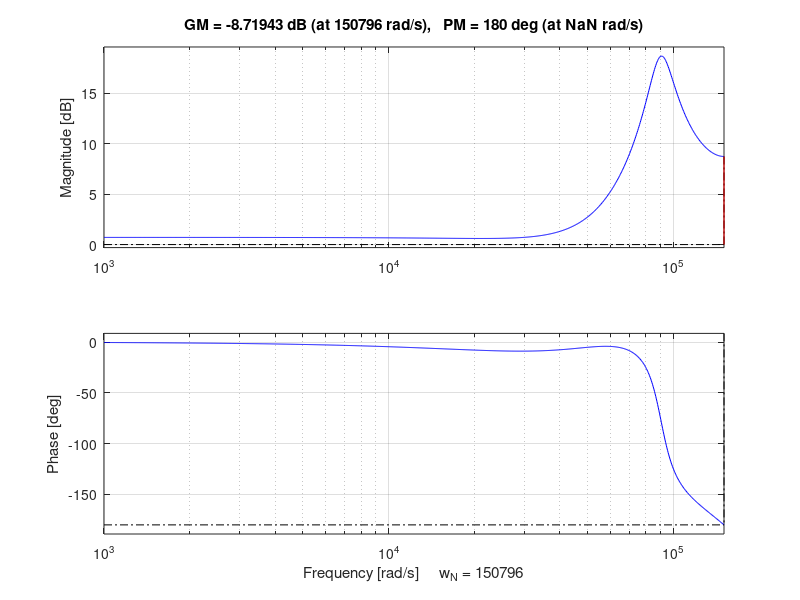
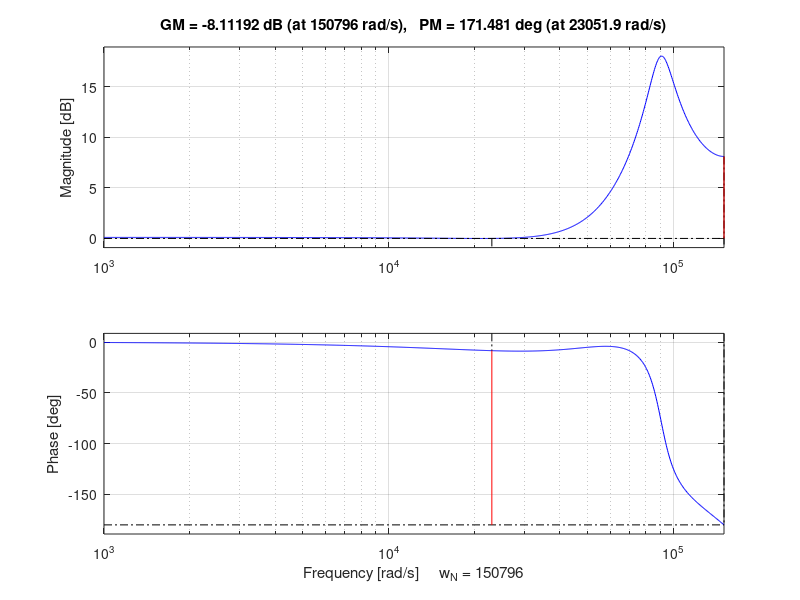
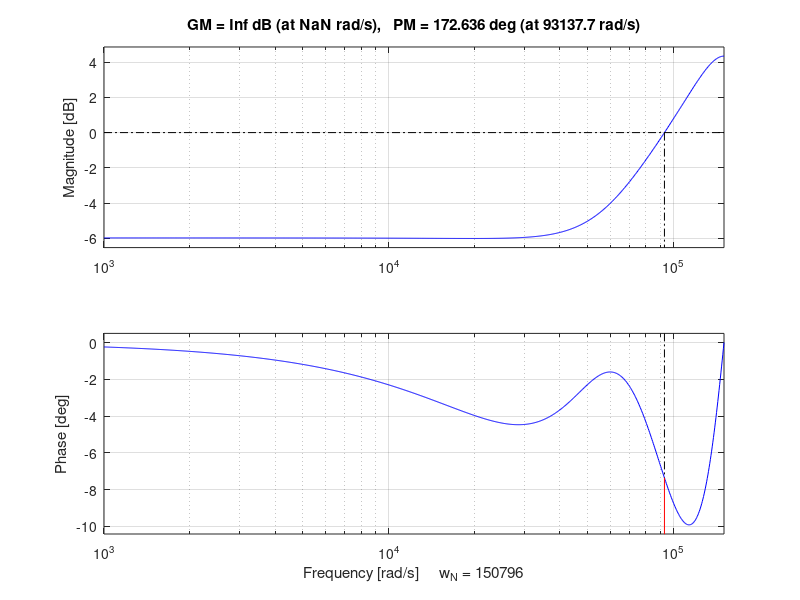

Recreate these plots in MATLAB, in order. (Note: this script raises an error after producing the figures.)
clear, close all, clc;

%% Plant Continuous
% Components
Lc = 90.375*10^-6;
Lc = 5.21618129598826e-06; % Worst-case at high current
Lg = 12*10^-6;
Cc = 30*10^-6;
Rcc = 1e-3;
Rlc = 5e-3;
Rlg = 3e-3;

% Timings
fsw = 24000;
Ts = 1/(2*fsw);
Td = 0.75*1/fsw;
fres = 1/(2*pi)*sqrt((Lg+Lc)/(Lg*Lc*Cc));

% Fundamental
fo = 50; % [Hz]

% Maximum load for current controller (150% of nominal load)
Zo = 0.9136;

% Transfer functions
Gil_num = [Cc*Lg Cc*(Rlg+Rcc+Zo) 1];
Gil_den = [Cc*Lg*Lc ...
           Cc*(Lg*(Rcc+Rlc)+Lc*(Rlg+Rcc+Zo)) ...
           Lg+Lc+Cc*Rcc*(Rlg+Zo)+Cc*Rlc*(Rlg+Rcc+Zo) ...
           Rlc + Rlg + Zo];
Gil = tf(Gil_num, Gil_den);

% For testing of MATLAB accuracy
s = tf('s');
z = tf('z', Ts);
G1 = 1/(s*Lc+Rlc);
G2 = 1/(s*Cc) + Rcc;
G3 = 1/(s*Lg+Rlg+Zo);
G23 = feedback(G2,G3,-1);
G23_cl_z = c2d(feedback(G2,G3,-1),Ts,'zoh');


%% Proportional Current Controller Discrete Design
omega_c_i = 0.125*fsw*2*pi;

% Inner loop without control
Gic_no_control_z = c2d(Gil,Ts,'zoh');
figure(1)
[mag, phase] = bode(Gic_no_control_z,omega_c_i);
margin(Gic_no_control_z)

% Inner loop with control, open loop
Kc = 1/mag;
Gic_z = series(Kc,Gic_no_control_z);

figure(2)
[mag, phase] = bode(Gic_z,omega_c_i);
PM_i_z = 180+phase-omega_c_i*Td*180/pi
margin(Gic_z)

% Inner loop with control, closed-loop
Gic_cl_z = feedback(Gic_z,1);
figure(3)
margin(Gic_cl_z)
omega_i_cl_z = bandwidth(Gic_cl_z)

% x = 1;
% for Kc = 0.1:0.1:5
%     Gic_z = series(Kc,Gic_no_control_z);
%     Gic_cl_z = feedback(Gic_z,1);
%     omega_i_cl_z(x) = bandwidth(Gic_cl_z);
%     x = x + 1;
% end
%Kc = [0.1:0.1:5];
%plot(Kc,omega_i_cl_z)
Kc = 0.2;

%% Proportional-Integrator Current Controller Discrete Design
omega_c_i = 0.15*fsw*2*pi;

% Inner loop without control
Gic_no_control_z = c2d(Gil,Ts,'zoh');
figure(1)
[mag, phase] = bode(Gic_no_control_z,omega_c_i);
margin(Gic_no_control_z)

% Inner loop with P control, open loop
Kc = 1/mag;
Gic_p_control_z = series(Kc,Gic_no_control_z);
%figure(20)
%margin(Gic_p_control_z)

% Inner loop with PI control, open loop
Ki = omega_c_i/4;
G_pi_z = Kc + Ki*Ts/(1-z^-1)
Gic_z = series(G_pi_z,Gic_no_control_z);

[mag, phase] = bode(Gic_z,omega_c_i);
Kc = Kc/mag;
G_pi_z = Kc + Ki*Ts/(1-z^-1)
Gic_z = series(G_pi_z,Gic_no_control_z);

figure(2)
[mag, phase] = bode(Gic_z,omega_c_i);
PM_i_z = 180+phase-omega_c_i*Td*180/pi
margin(Gic_z)

% Inner loop with control, closed-loop
Gic_cl_z = feedback(Gic_z,1);
figure(3)
margin(Gic_cl_z)
omega_i_cl_z = bandwidth(Gic_cl_z)

%% Proportional-Resonant Voltage Controller Discrete Design
omega_c_o = fo*20*2*pi;

% Outer loop without control
Go_no_control_z = series(Gic_cl_z,G23_cl_z);

figure(4)
[mag, phase] = bode(Go_no_control_z,omega_c_o);
margin(Go_no_control_z)

% Determining Kp
Kp = 1/mag;
Gov_p_control_z = Go_no_control_z*Kp;
figure(5)
[Gm_temp, Pm_temp] = margin(Gov_p_control_z);

Kp = Kp*Gm_temp;
Gov_p_control_z = Go_no_control_z*Kp;
margin(Gov_p_control_z)

% Determining Kr
Kr = omega_c_o/10;

% Outer loop with control, open loop
% PR controller values
omega_o = fo*2*pi; % Resonant frequency
omega_w = 0.1*2*pi; % Bandpass filter width (lower mostly better)
G_pr_r_z = (4*Kr*Ts*omega_w*(1-z^-2))/(Ts^2*omega_o^2+4*Ts*omega_w+ ...
            4+z^-1*(2*Ts^2*omega_o^2-8)+z^-2*(Ts^2*omega_o^2-4*Ts*omega_w+4));
G_ov_control_z = series(Go_no_control_z,(Kp+G_pr_r_z));
[mag, phase] = bode(G_ov_control_z,omega_c_o);
PM_o_z = 180+phase-omega_c_o*Td*180/pi;
figure(6)
margin(G_ov_control_z)

% Outer loop with control, closed-loop
G_ov_cl_z = feedback(G_ov_control_z,1);
figure(7)
margin(G_ov_cl_z)
omega_o_cl_z = bandwidth(G_ov_cl_z)

% PR + HC test
%G_pr = Kp + (4*Kr*Ts*omega_w*(1-z^-2))/(Ts^2*omega_o^2+4*Ts*omega_w+4+z^-1*(2*Ts^2*omega_o^2-8)+z^-2*(Ts^2*omega_o^2-4*Ts*omega_w+4));
%figure(8)
%bodeplot(G_pr)

% x = 1;
% for Kp = 0.01:0.01:0.5
%     G_ov_control_z = series(Go_no_control_z,(Kp+(4*Kr*Ts*omega_w*(1-z^-2))/(Ts^2*omega_o^2+4*Ts*omega_w+ ...
%                                   4+z^-1*(2*Ts^2*omega_o^2-8)+z^-2*(Ts^2*omega_o^2-4*Ts*omega_w+4))));
%     G_ov_cl_z = feedback(G_ov_control_z,1);
%     omega_o_cl_z(x) = bandwidth(G_ov_cl_z);
%     x = x + 1;
% end
% Kp = [0.01:0.01:0.5];
% plot(Kp,omega_o_cl_z)
% Kp = 0.03; % (For 20fo) % Kp = 0.08; % (For 10fo)

%% Stability test when using non-linear inductor

x = 1;
for iL = 0:5:500
    Lc_nonlin(x) = 26^2*(4*pi*10^-7*26*2*2.94e-04)/(0.1437*(1+2.27e-05*(0.0125663706*(iL*26)/(0.1437))^1.9167));
    
    % Inner loop
    Gil_num = [Cc*Lg Cc*(Rlg+Rcc+Zo) 1];
    Gil_den = [Cc*Lg*Lc_nonlin(x) ...
               Cc*(Lg*(Rcc+Rlc)+Lc_nonlin(x)*(Rlg+Rcc+Zo)) ...
               Lg+Lc_nonlin(x)+Cc*Rcc*(Rlg+Zo)+Cc*Rlc*(Rlg+Rcc+Zo) ...
               Rlc + Rlg + Zo];
    Gil = tf(Gil_num, Gil_den);

    Gic_no_control_z = c2d(Gil,Ts,'zoh');
    Gic_z = series(Kc,Gic_no_control_z);
    [Gm_c(x), Pm_c(x), omega_cg_c, omega_cp_c] = margin(Gic_z);
    Pm_c(x) = Pm_c(x) - omega_c_i*Td*180/pi;

    % Outer loop
    Gic_cl_z = feedback(Gic_z,1);
    Go_no_control_z = Gic_cl_z*G23_cl_z;
    G_ov_control_z = series(Go_no_control_z,(Kp+(4*Kr*Ts*omega_w*(1-z^-2))/(Ts^2*omega_o^2+4*Ts*omega_w+ ...
                                  4+z^-1*(2*Ts^2*omega_o^2-8)+z^-2*(Ts^2*omega_o^2-4*Ts*omega_w+4))));
    [Gm_v(x), Pm_v(x), omega_cg_v, omega_cp_v] = margin(G_ov_control_z);
    Pm_v(x) = Pm_v(x) - omega_c_o*Td*180/pi;

    %fres_vec(x) = 1/(2*pi)*sqrt((Lg+Lc_nonlin(x))/(Lg*Lc_nonlin(x)*Cc));

    x = x+1;

    if mod(x,20) == 0
        figure(12)
        hold on
        bode(Gic_z)
        figure(13)
        hold on
        bode(G_ov_control_z)
        figure(14)
        hold on
        bode(Gil)
    end
end
iL = [0:5:500];
figure(10)
plot(iL,Pm_c,'LineWidth',4)
set(gca, 'FontSize', 18)
grid('on');
title('Current versus phase margin for current controller', 'FontSize', 26);
xlabel('Current [A]', 'FontSize', 22);
ylabel('Phase Margin [\circ]', 'FontSize', 22);

figure(11)
plot(iL,Pm_v,'LineWidth',4)
set(gca, 'FontSize', 18)
grid('on');
title('Current versus phase margin for voltage controller', 'FontSize', 26);
xlabel('Current [A]', 'FontSize', 22);
ylabel('Phase Margin [\circ]', 'FontSize', 22);

%figure(17)
%plot(iL,fres_vec)


% for x = 1:100
%     Lc(x) = (90.375*10^-6)-(90.375*10^-6)*(x-1)/100;
% 
%     Gil_num = [Cc*Lg Cc*(Rlg+Rcc+Zo) 1];
%     Gil_den = [Cc*Lg*Lc(x) ...
%                Cc*(Lg*(Rcc+Rlc)+Lc(x)*(Rlg+Rcc+Zo)) ...
%                Lg+Lc(x)+Cc*Rcc*(Rlg+Zo)+Cc*Rlc*(Rlg+Rcc+Zo) ...
%                Rlc + Rlg + Zo];
%     Gil = tf(Gil_num, Gil_den);
% 
%     Gic_no_control_z = c2d(Gil,Ts,'zoh');
%     Gic_z = series(Kc,Gic_no_control_z);
%     [Gm_c(x), Pm_c(x)] = margin(Gic_z);
%     Pm_c(x) = Pm_c(x) - 0.2*fsw*2*pi*Td*180/pi;
% 
%     %hold on
%     %figure(10)
%     %margin(Gic_z)
% end

%plot(Lc,Pm_c)
%set(gca,'xdir','reverse')


%% Current Controller Continuous Design
% omega_c_i = 0.2*fsw*2*pi;
% 
% % Inner loop without control
% Gic_no_control_s = Gil;
% figure(1)
% [mag, phase] = bode(Gic_no_control_s,omega_c_i);
% bode(Gic_no_control_s)
% 
% % Inner loop with control, open loop
% Kc = 1/mag;
% Gic_s = series(Kc,Gic_no_control_s);
% 
% figure(2)
% %[mag, phase] = bode(Gic_s,omega_c_i)
% %PM_i_s = 180+phase-omega_c_i*Td*180/pi
% margin(Gic_s)
% 
% % Inner loop with control, closed-loop
% Gic_cl_s = feedback(Gic_s,1);
% figure(3)
% bodeplot(Gic_cl_s)
% omega_i_cl_s = bandwidth(Gic_cl_s)
% 
% %% Voltage Controller Discrete Design
% omega_c_o = fo*10*2*pi;
% 
% Go_num = [Kc*Cc*Rcc Kc];
% Go_den = [Cc*Lc Cc*(Kc+Rlc+Rcc) 1];
% Go = tf(Go_num, Go_den);
% 
% % Outer loop without control
% Go_no_control_s = Go;
% 
% figure(4)
% [mag, phase] = bode(Go_no_control_s,omega_c_o)
% bode(Go_no_control_s)
% 
% % Determining Kp
% Kp = 1/mag;
% Gov_p_control_s = Go_no_control_s*Kp;
% figure(5)
% margin(Gov_p_control_s)
% 
% % Determining Kr
% Kr = omega_c_o/10;
% 
% % Outer loop with control, open loop
% % PR controller values
% omega_o = fo*2*pi; % Resonant frequency
% omega_w = 0.1*2*pi; % Bandpass filter width (lower mostly better)
% G_ov_control_s = Go_no_control_s*(Kp+(2*Kr*omega_w*s)/(s^2+2*omega_w*s+omega_o^2))
% 
% [mag, phase] = bode(G_ov_control_s,omega_c_o);
% PM_o_s = 180+phase-omega_c_o*Td*180/pi
% figure(6)
% margin(G_ov_control_s)
% 
% % Outer loop with control, closed-loop
% G_ov_cl_s = feedback(G_ov_control_s,1);
% figure(7)
% bodeplot(G_ov_cl_s)
% omega_o_cl_s = bandwidth(G_ov_cl_s)

% PR + HC test
%G_pr = Kp + (2*Kr*omega_w*s)/(s^2+2*omega_w*s+omega_o^2) + (2*Kr*omega_w*s)/(s^2+2*omega_w*s+(3*omega_o)^2)
%G_ov = Go_no_control*G_pr;
%figure(8)
%margin(G_ov)
%figure(8)
%bodeplot(G_pr)
